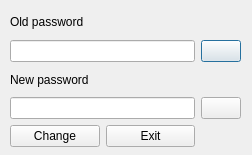
<?xml version="1.0" encoding="UTF-8"?>
<ui version="4.0">
 <class>Dialog</class>
 <widget class="QDialog" name="Dialog">
  <property name="geometry">
   <rect>
    <x>0</x>
    <y>0</y>
    <width>252</width>
    <height>155</height>
   </rect>
  </property>
  <property name="windowTitle">
   <string>Dialog</string>
  </property>
  <widget class="QWidget" name="gridLayoutWidget">
   <property name="geometry">
    <rect>
     <x>10</x>
     <y>10</y>
     <width>231</width>
     <height>137</height>
    </rect>
   </property>
   <layout class="QGridLayout" name="gridLayout">
    <item row="3" column="0">
     <widget class="QLineEdit" name="new_password_line_edit">
      <property name="echoMode">
       <enum>QLineEdit::Password</enum>
      </property>
     </widget>
    </item>
    <item row="2" column="0">
     <widget class="QLabel" name="new_password_label">
      <property name="text">
       <string>New password</string>
      </property>
     </widget>
    </item>
    <item row="1" column="1">
     <widget class="QPushButton" name="show_old_password_button">
      <property name="text">
       <string/>
      </property>
      <property name="icon">
       <iconset>
        <normaloff>../images/password_eye.jpg</normaloff>../images/password_eye.jpg</iconset>
      </property>
     </widget>
    </item>
    <item row="1" column="0">
     <widget class="QLineEdit" name="old_password_line_edit">
      <property name="echoMode">
       <enum>QLineEdit::Password</enum>
      </property>
     </widget>
    </item>
    <item row="4" column="0">
     <layout class="QHBoxLayout" name="horizontalLayout">
      <item>
       <widget class="QPushButton" name="change_button">
        <property name="text">
         <string>Change</string>
        </property>
        <property name="icon">
         <iconset>
          <normaloff>../images/check_mark.png</normaloff>../images/check_mark.png</iconset>
        </property>
       </widget>
      </item>
      <item>
       <widget class="QPushButton" name="exit_button">
        <property name="text">
         <string>Exit</string>
        </property>
        <property name="icon">
         <iconset>
          <normaloff>../images/cross_red.png</normaloff>../images/cross_red.png</iconset>
        </property>
       </widget>
      </item>
     </layout>
    </item>
    <item row="3" column="1">
     <widget class="QPushButton" name="show_new_password_button">
      <property name="text">
       <string/>
      </property>
      <property name="icon">
       <iconset>
        <normaloff>../images/password_eye.jpg</normaloff>../images/password_eye.jpg</iconset>
      </property>
     </widget>
    </item>
    <item row="0" column="0">
     <widget class="QLabel" name="old_password_label">
      <property name="text">
       <string>Old password</string>
      </property>
     </widget>
    </item>
   </layout>
  </widget>
 </widget>
 <resources/>
 <connections/>
</ui>
